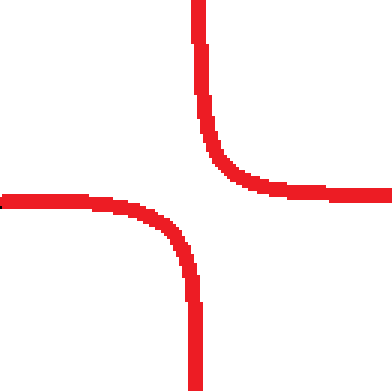
#> input picture Wang_2/0000a.PNG, 392 x 391 px; its folder holds only this picture in this run
$ python 'Tile Building Script .py'
#> lines starting #> are read from the running program, lines starting #| are printed output that depends on the picture
# -*- coding: utf-8 -*-
"""
Created on Sun Sep  6 16:47:37 2020

@author: batte
"""

import numpy as np
import random

import os
from PIL import Image


def find_all(path, firstletters = ''):
    '''
    path = The path to the folder containing the files wanted
    firstletters = int or a string containing int

    returns a list of file's (paths and names) in a path that have names starting
    with firstletters '''
#> called with path = 'C:/whateverpath/Wang_2', firstletters = ''


    result = []    #will hold paths
    names = []      #will hold names of files in path

    for root, dirs, files in os.walk(path):
        for name in files:
            if name.startswith(str(firstletters)):
                result.append(os.path.join(root, name))
                names.append(name)
    return result, names


class tileMap:
    '''Represents a numpy array that holds tile values'''

    def __init__(self, width, height, tiles):
        '''
        width = int
        height = int
        tiles = list of strings usable tiles

        initializes all variables needed'''
        self.width = width
        self.height = height
        self.tiles = tiles

        self.tileArray = np.array([['00000']*height]*width)
        self.tileArray[1:width-1,1:height-1] = '#####'

    def place_tile(self, tile, x, y):
        '''
        tile = str
        x = int
        y = int

        attempts to place tile at x,y of the tileArray
        if succesful, tileArray[x,y] will be tile + 0,1,2,3
        returns True if succesful, False if not'''

        if self.tileArray[x,y] == '#####' and \
            (0 < x < self.width-1 and 0 < y < self.height-1):


            for rotation in range(4):
                rotatedTile = tile + str(rotation)

                canPlace = True
                for checkDirection in [(-1,0,0),(0,1,1),(1,0,2),(0,-1,3)]:  #xchange,ychange,checkSide
                    tileSides = self.tile_sides(rotatedTile, (x+checkDirection[0], y+checkDirection[1]), checkDirection[2])
                    if tileSides[0] != tileSides[1]:
                        canPlace = False
                        break
                if canPlace:
                    self.tileArray[x,y] = rotatedTile
                    return True

        return False


    def try_all_placement(self, x,y):
        '''
        x = int
        y = int

        Tries to place all tiles on a coordinate'''

        randomTiles = self.tiles
        random.shuffle(randomTiles)

        for tile in randomTiles:
            if self.place_tile(tile,x,y):
                break

    def fill_array(self):
        '''Fills the entire array with tiles'''

        for x in range(1, self.width-1):
            for y in range(1, self.height-1):
                self.try_all_placement(x,y)


    def rotated_tile(self, tile):
        '''
        tile = string

        returns the tile rotated as a string'''

        rotation = int(tile[4])

        newTile = ''.join([tile[(x - rotation)%4] for x in range(4)])

        return newTile

    def tile_sides(self, tile, pos2, checkSide):
        '''
        tile = string of original tile
        pos2 = cordinate in the tileArray adjacent to pos1
        checkSide = any of 0,1,2,3 -- 0 is top 1 is right, etc.

        returns (value of checkSide, touching side value of pos2)
        '''

        tile1 = self.rotated_tile(tile)
        try:
            tile2 = self.rotated_tile(self.tileArray[pos2])
        except:
            tile2 = self.rotated_tile(tile1 + '2')

        return (tile1[checkSide], tile2[(checkSide+2)%4])


path = 'C:/whateverpath/Wang_2'     #PATH MUST BE CHANGED TO WHATEVER PATH LEADS TO THE IMAGES FOLDER


tilePaths, names = find_all(path)


tiles = [x[0:4] for x in names]    #first four charecters

width = 30
height = 30

tileArray = ['#####']
tryCount = 0
while '#####' in tileArray and tryCount < 300:
    tMap = tileMap(width,height,tiles)
    tMap.fill_array()

    tileArray = tMap.tileArray
    tryCount += 1


newImage = Image.new('RGB', (50*width, 50*height), color = (0,100,0))
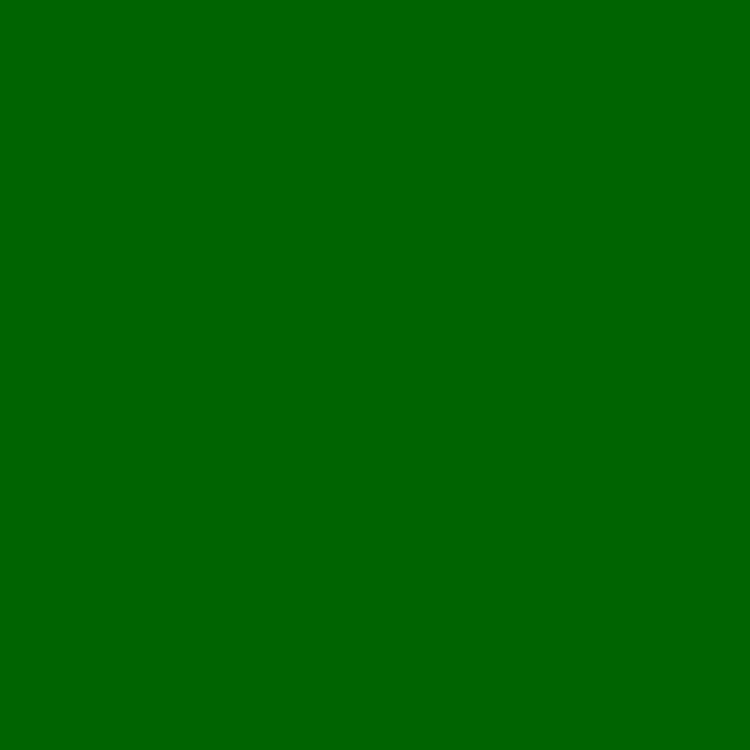
#> newImage: PIL image 1500x1500 RGB (shown at 1/2 size); mean R, G, B 0, 100, 0

for x in range(1,width-1):
    for y in range(1,height-1):
        tile = tileArray[y,x]
        rotation = int(tile[4]) if tile[4] != '#' else 0
        tile = tile[:4]
        paths,names = find_all(path, tile)
        chosen = random.choice(paths)
        if not (0 < x < width-1 and 0 < y < height-1):
            chosen = paths[0]
        tile = Image.open(chosen)
#> tile is the input picture: PIL image 392x391 RGBA; mean R, G, B, A 253.8, 239.8, 240.3, 255
        tile = tile.resize((50,50))
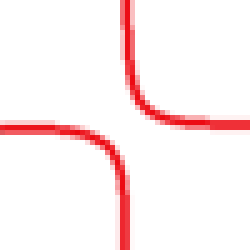
#> tile: PIL image 50x50 RGBA (shown 5 times larger); mean R, G, B, A 253.8, 239.4, 239.9, 255
        tile = tile.rotate(360 - 90*rotation)
        if not (0 < x < width-1 and 0 < y < height-1):
            tile = tile.rotate(360 - random.randint(0, 4)*rotation)
        newImage.paste(tile,(x*50,y*50))

newImage.show()
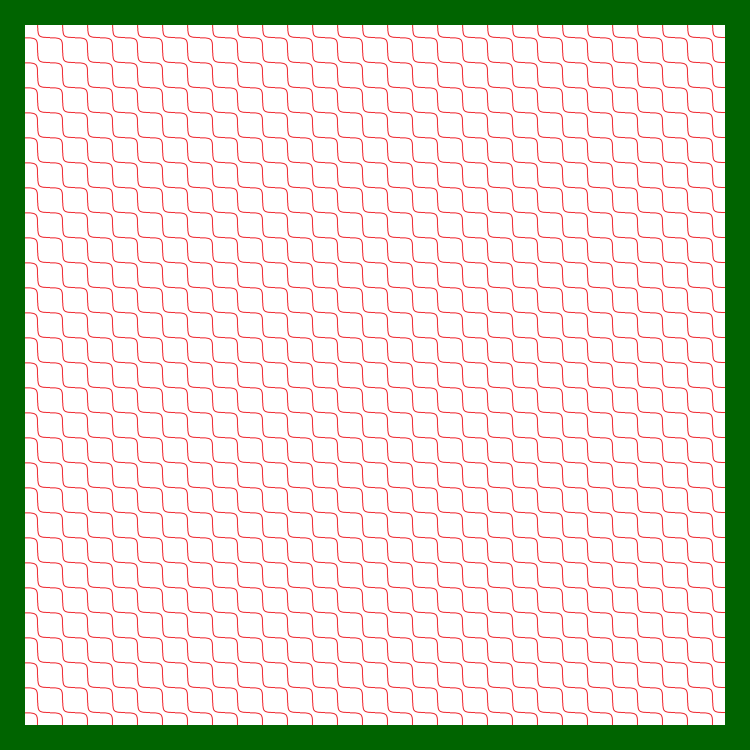
#> shown: PIL image 1500x1500 RGB (shown at 1/2 size); mean R, G, B 221.1, 221.4, 209
